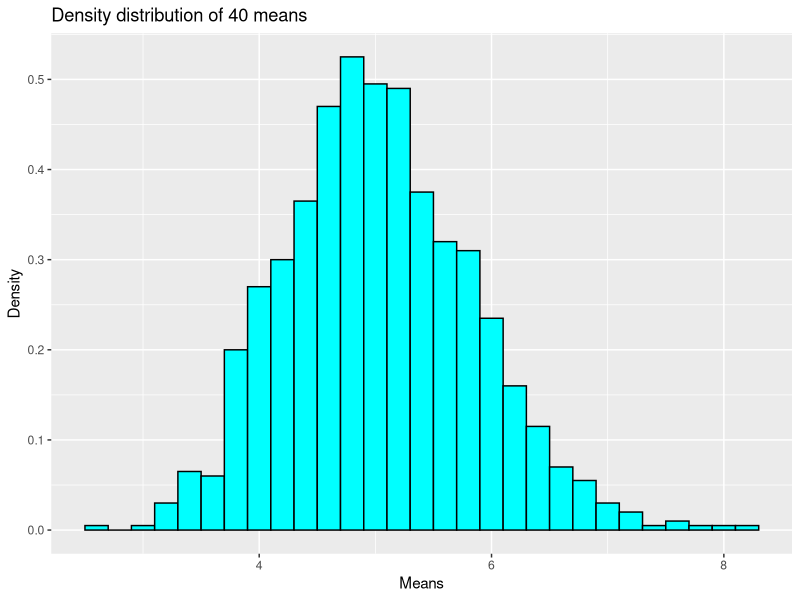
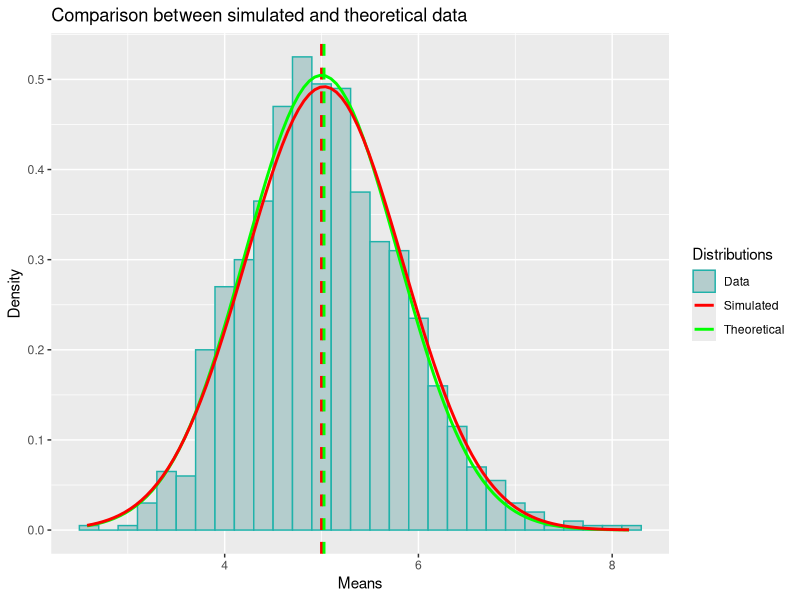

Write the R code that produced these figures, in order.

library(ggplot2)
library(utils)
library(stats)


# setting constants
lambda <- 0.2   # exponential parameter
nsim <- 1000    # number of simulations
n <- 40         # number of points exponentially distributed

# seed for random simulation
set.seed(4)

# creating data "sim" and "sim_mean"
sim <- matrix(rexp(n * nsim, lambda), nrow=nsim, ncol=n)
sim_mean <- rowMeans(sim) # "rowMeans" is faster then "apply".


data_mean <- mean(sim_mean)
data_var <- var(sim_mean)
print(c(data_mean, data_var))


theory_mean <- 1/lambda
theory_var <- (1/lambda)^2/n
print(c(theory_mean, theory_var))


data <- data.frame(sim_mean);
plot <- ggplot(data, aes(x=sim_mean))
plot <- plot + geom_histogram(aes(y=..density..), colour="black", fill="cyan", binwidth=0.2) +
  labs(title="Density distribution of 40 means", x="Means", y="Density")  
print(plot)




plot2 <- ggplot(data, aes(x=sim_mean, colour=Distributions));
plot2 <- plot2 + geom_histogram(aes(y=..density.., colour = "Data"),
                                fill= "lightcyan3", binwidth=0.2) +
  # Theoretical (red) and Simulated mean (green)
  geom_vline(xintercept=theory_mean, colour="red",   linetype="dashed", size=1) +
  geom_vline(xintercept=data_mean,   colour="green", linetype="dashed", size=1) +
  # Normal distribution with mean/variance Theoretical (red) and Simulated (green)
  stat_function(fun=dnorm, args=list(mean=theory_mean, sd=sqrt(theory_var)),
                aes(colour = "Theoretical"), size = 1.0) +
  stat_function(fun=dnorm, args=list(mean=data_mean, sd=sqrt(data_var)),
                aes(colour = "Simulated"), size = 1.0) +
  # Title,labels and legend
  scale_colour_manual(values = c("lightseagreen", "red", "green")) +
  labs(title="Comparison between simulated and theoretical data", x="Means", y="Density")  
print(plot2)

